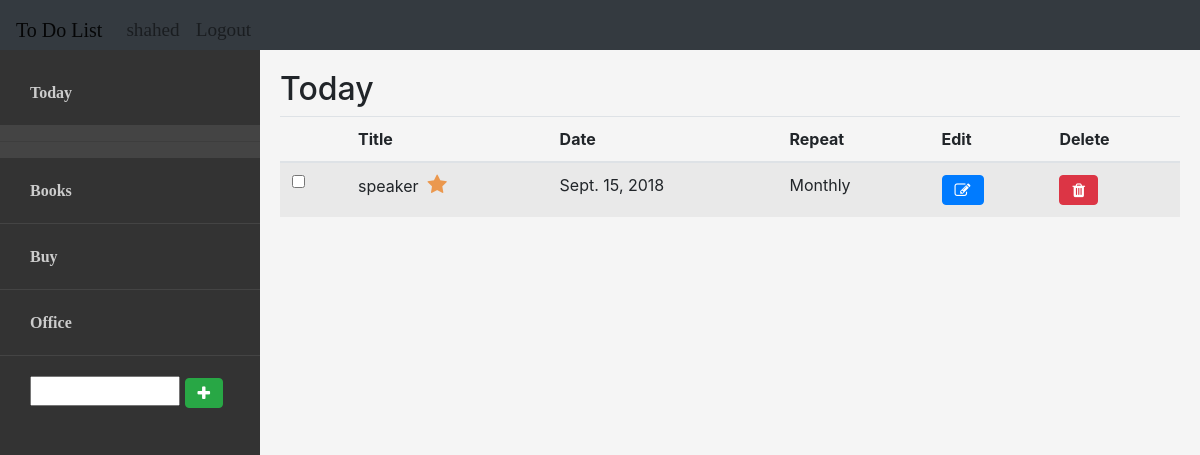
Page /projects/ (signed in) on the committed database.
### projects/models.py (models this page shows, shortened)
class Project(models.Model):
    owner = models.ForeignKey(User, on_delete=models.CASCADE)
    title = models.CharField(max_length=99)
    def __str__(self):
        return self.title

class Task(models.Model):
    project = models.ForeignKey(Project, on_delete=models.CASCADE)
    title = models.CharField(max_length=299)
    date = models.DateField(null=True, blank=True)
    priority = models.CharField(max_length=1, choices=(('n', 'Normal'), ('m', 'Medium'), ('h', 'High')), default='n')
    repeat = models.CharField(max_length=1, choices=(('n', 'No Repeat'), ('d', 'Daily'), ('w', 'Weekly'), ('m', 'Monthly'), ('y', 'Yearly')), default='n')

### projects/views.py (the view)
# urls.py: url(r'^projects/$', views.projects, name='projects'),
@login_required
def projects(request):
    if request.method == 'POST':
        if request.is_ajax():
            if request.POST['action'] == 'delete':
                task = Task.objects.get(id=request.POST['task_id'])
                task.delete()
                return JsonResponse({'deleted': True})
            else:
                project = Project(title=request.POST['title'].strip(), owner=request.user)
                project.save()
                return HttpResponseRedirect(reverse('projects:projects'))
    else:
        now = datetime.datetime.now()
        tasks = []
        projects = Project.objects.filter(owner=request.user).order_by('title')
        for project in projects:
            task_holder = Task.objects.filter(project=project, date=now.date()).order_by('date')
            for task in task_holder:
                if task.date:
                    if task.date < datetime.date.today():
                        task.outdated = True
                    else:
                        task.outdated = False
                task.project_id = project.id
                tasks.append(task)
        context = { 'projects': projects, 'tasks': tasks }
        return render(request, 'projects/projects.html', context)

### templates/projects/projects.html (shortened to what this page needs)
{% extends "projects/base.html" %}
{% load static %}
{% block content %}
<aside class="sidebar">
    <nav>
        <ul>
            <li><a href="{% url 'projects:projects' %}">Today</a></li>
            <hr>
            {% for project in projects %}
            <li><a href="{% url 'projects:project' project.id %}">{{ project }}</a></li>
            {% endfor %}
            <li><input type="text" id="p-title" style="width:150px;">
                <button class="btn btn-success fa fa-plus" onclick="addProject()"></button>
            </li>
        </ul>
    </nav>
</aside>
<section class="main">
    <h2>Today</h2>
    <table id="tasktable" class="table table-striped">
        <thead>
            <th></th>
            <th>Title</th>
            <th>Date</th>
            <th>Repeat</th>
            <th>Edit</th>
            <th>Delete</th>
        </thead>
        <tbody>
            {% for task in tasks %}
            {% if task.outdated %}
            <tr style="color: red;">
            {% else %}
            <tr>
            {% endif %}
                <td><input type="checkbox" onclick="completeTask('{{ task.project_id }}','{{ task.id }}', this)"></td>
                <td>
                    {{ task.title }}&nbsp;
                    {% if task.priority == 'm' %}
                    <i class="fa fa-star" style="color:#EB984E; font-size:1.3em;"></i>
                    {% elif task.priority == 'h' %}
                    <i class="fa fa-star" style="color:#B03A2E; font-size:1.3em;"></i>
                    {% endif %}
                </td>
                <td>{{ task.date }}</td>
                <td>{{ task.get_repeat_display }}</td>
                <td><a type="button" href="{% url 'projects:edit_task' task.project_id task.id %}" class="btn btn-primary btn-xs fa fa-edit"></a></td>
                <td><button onclick="openDeleteModal('{{ task.id }}')" class="btn btn-danger btn-xs fa fa-trash"></button></td>
            </tr>
            {% endfor %}
        </tbody>
    </table>
</section>
{% endblock content %}

### templates/projects/base.html (shortened to what this page needs)
{% load bootstrap4 %}
{% load static %}
<html>
    <head>
        {% bootstrap_css %}{% bootstrap_javascript %}
        <link rel="stylesheet" href="{% static 'css/jquery-ui.css' %}">
        <link rel="stylesheet" href="https://cdnjs.cloudflare.com/ajax/libs/font-awesome/4.7.0/css/font-awesome.min.css">
        <link rel="stylesheet" href="{% static 'css/googlefonts.css' %}">
        <link rel="stylesheet" href="{% static 'css/style.css' %}">
    </head>
    <body>
        <nav class="navbar navbar-expand-lg navbar-light bg-dark">
            <a class="navbar-brand" href="{% url 'projects:index' %}">To Do List</a>
            <div class="collapse navbar-collapse" id="navbarNav">
                <ul class="navbar-nav navbar-right">
                    {% if user.is_authenticated %}
                    <li class="nav-item">
                        <a class="nav-link" href="#">{{ user.username }}</a>
                    </li>
                    <li class="nav-item">
                        <a class="nav-link" href="{% url 'users:logout' %}">Logout</a>
                    </li>
                    {% endif %}
                </ul>
            </div>
        </nav>
        {% block content %}{% endblock content %}
    </body>
</html>

### static/css/style.css (style rules this page uses)
.navbar-brand { font-family: 'Shojumaru', cursive; }
nav div ul { font-family: 'Righteous', cursive; font-size: 1.2em; }
.sidebar, .main { overflow: scroll; position: absolute; padding-top: 10px; top: 50px; bottom: 0; }
.sidebar { width: 260px; background-color: #333; left: 0; }
.main { background-color: #f5f5f5; position: absolute; left: 260px; right: 0; padding: 20px; }
.sidebar nav ul { list-style: none; padding: 0; margin: 0; background-color: #444; }
.sidebar nav ul li a { text-decoration: none; color: #ccc; font-weight: bold; cursor: pointer; font-family: 'Kelly Slab', cursive; }
.sidebar nav ul li { padding: 20px; color: #ccc; background-color: #333; margin-bottom: 1px; border-left: 10px solid transparent; }

### rows in the picture
Project: title "Books"
Project: title "Buy"
Project: title "Office"
Task: title "speaker", priority "m" (drawn), date "Sept. 15, 2018", repeat "Monthly"

### other values in the picture
{{ user.username }} "shahed"
